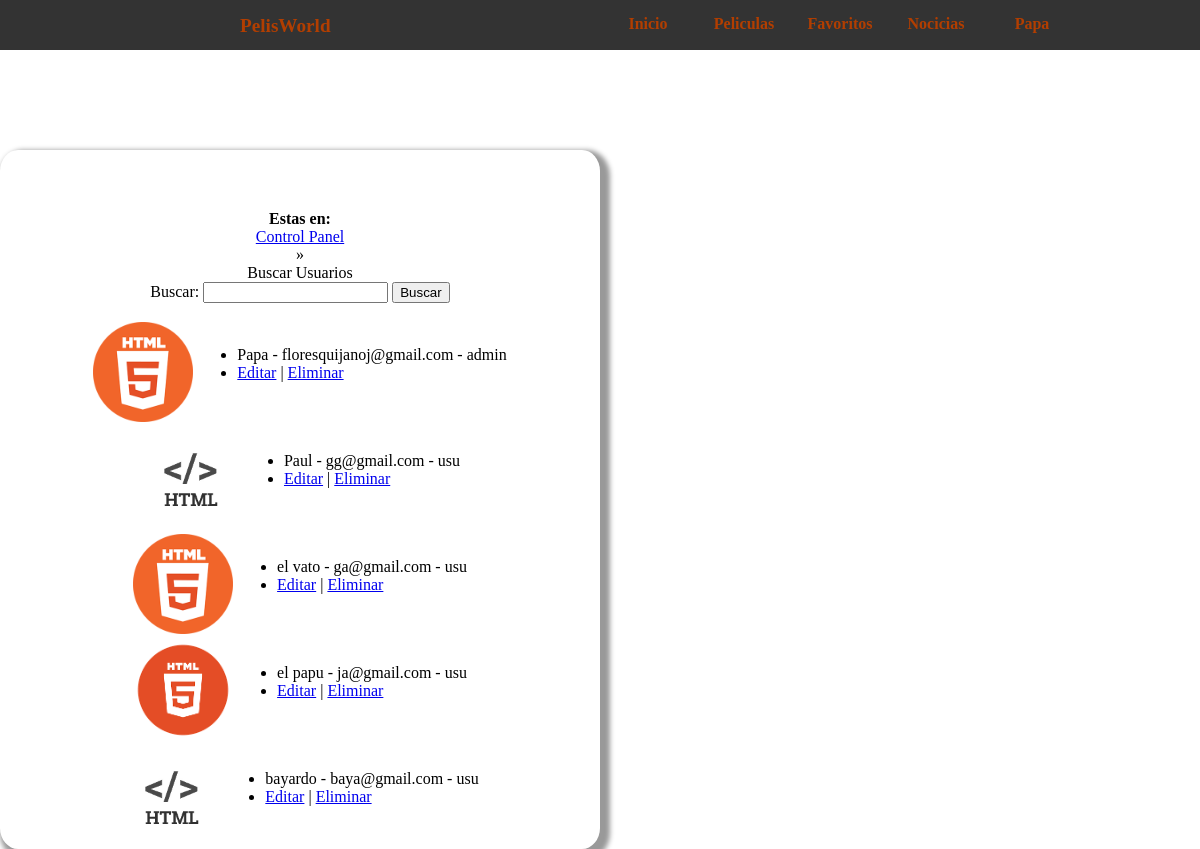
Page /Pelisworld/buscarUser.php (signed in) on the committed database.
### tables this page shows
CREATE TABLE `user` (
  `id` int(10) NOT NULL,
  `nombre` varchar(40) NOT NULL,
  `email` varchar(80) NOT NULL,
  `foto` varchar(200) DEFAULT NULL,
  `password` varchar(30) NOT NULL,
  `rol` enum('usu','admin') NOT NULL,
  `dateCreated` timestamp NOT NULL DEFAULT CURRENT_TIMESTAMP,
  `dateUpdate` timestamp NOT NULL DEFAULT '0000-00-00 00:00:00' ON UPDATE CURRENT_TIMESTAMP
);

### Pelisworld/buscarUser.php (the view, shortened to what this page needs)
<?php
include('conexiones/conexionLocalhost.php');
if(isset($_GET['valor'])){
$queryGetusuario = sprintf("SELECT id, nombre, email, foto, rol FROM user WHERE nombre LIKE '%s'",
	mysql_real_escape_string(trim("%".$_GET['valor']."%"))
);
$resQuerygetusuario = mysql_query($queryGetusuario, $conexionLocalhost) or trigger_error(mysql_error(), E_USER_ERROR);
$usuarios = mysql_fetch_assoc($resQuerygetusuario);
$totalUsuarios = mysql_num_rows($resQuerygetusuario);
}else{
$queryGetusuario = "SELECT id, nombre, email, foto, rol FROM user";
$resQuerygetusuario = mysql_query($queryGetusuario, $conexionLocalhost) or trigger_error(mysql_error(), E_USER_ERROR);
$usuarios = mysql_fetch_assoc($resQuerygetusuario);
$totalUsuarios = mysql_num_rows($resQuerygetusuario);
}
 ?>
<!DOCTYPE html PUBLIC>
<html lang="en">
<head>
	<link href="css/estiluchos.css"  rel="stylesheet" >
</head>
<body>
	<?php include('includes/nev.php'); ?>
	<div class="noticia">
	<strong>Estas en:</strong> <a href="cpanel.php">Control Panel</a> &raquo; <a >Buscar Usuarios</a>
	<form action="buscarUser.php" method="get">
  	<label for="valor">Buscar:</label>
  	<input type="text" name="valor" />
	<input type="submit" name="sent" value="Buscar" />
    </form>
    	<?php if($totalUsuarios){ do{ ?>
		<table>
			<tr>
				<td><img <?php echo 'src="'.$usuarios['foto'].'"'?> width="100" heigth="100"  alt=""</td>
				<td><ul>
					<li><?php echo $usuarios['nombre']." - ". $usuarios['email']." - ".$usuarios['rol']  ?></li>
					<li><a href="editusu.php?userId=<?php echo $usuarios['id'];?>">Editar</a> | <a href="delete.php?userId=<?php echo $usuarios['id'];?>">Eliminar</a></li>
				</ul></td>
			</tr>
		</table>
		<?php } while($usuarios = mysql_fetch_assoc($resQuerygetusuario)); }else{?>
		<h2>No se encontrataron resultados</h2>
		<?php } ?>
    </div>
</body>
</html>

### Pelisworld/includes/nev.php (shortened to what this page needs)
<nav>
		<span id="logotipo" ><a href="index.php">PelisWorld</a></span>
		<ul class="menu">
			<li><a href="index.php">Inicio</a></li>
			<li><a href="userBuscarpeli.php">Peliculas</a></li>
			<?php if(isset($_SESSION['userId'])){ ?>
			<li><a href="favoritos.php">Favoritos</a></li>
			<?php } ?>
			<li><a href="noticias.php">Nocicias</a></li>
			<?php if(!isset($_SESSION['username'])){ ?>
			<li style="color: #B23E00">
				Sesion
			 <ul >
            			<li ><a href="login.php">Log-in</a></li>
                        <li ><a href="registro.php">Sing-up</a></li>
             </ul>
			</li>
			<?php }else{ ?>
			<li>
				<?php  echo $_SESSION['username'];?>
			</li>
			<?php } ?>
		</ul>
	</nav>

### Pelisworld/css/estiluchos.css (style rules this page uses)
body { margin: 0; padding: 0; background-color: #fff; }
nav { margin: 0; padding: 0; display: flex; width: 100%; background: #333; justify-content: space-between; }
span#logotipo { font-weight: bold; font-family: Bahnschrift SemiBold; color: white; font-size: 1.2em; padding-top: 15px; padding-left: 20%; }
span#logotipo a { text-decoration: none; color: #B23E00; }
ul.menu li a { text-decoration: none; color: #B23E00; }
ul.menu { margin: 0; padding: 0; display: flex; flex-direction: row; min-width: 300px; width: 50%; height: 50px; box-sizing: border-box; padding-right: 10%; }
ul.menu li { height: 50px; padding: 5px; color: #B23E00; box-sizing: border-box; width: 20%; list-style: none; text-align: center; font-family: Bahnschrift SemiBold; font-weight: bold; padding-top: 15px; cursor: pointer; }
ul li:last-child { position: relative; }
.noticia { padding-top: 5%; display: flex; flex-direction:column; margin-top: 100px; width: 600px; background-color: #fff; color: #000; align-items: center; box-shadow: 5px 5px 5px 5px #999; border-radius: 3%; font-family: Bahnschrift SemiBold; box-sizing: border-box; }

### rows in the picture
user: foto (picture), nombre "Papa", email "floresquijanoj@gmail.com", rol "admin"
user: foto (picture), nombre "Paul", email "gg@gmail.com", rol "usu"
user: foto (picture), nombre "el vato", email "ga@gmail.com", rol "usu"
user: foto (picture), nombre "el papu", email "ja@gmail.com", rol "usu"
user: foto (picture), nombre "bayardo", email "baya@gmail.com", rol "usu"

### other values in the picture
$_SESSION['username'] "Papa"
